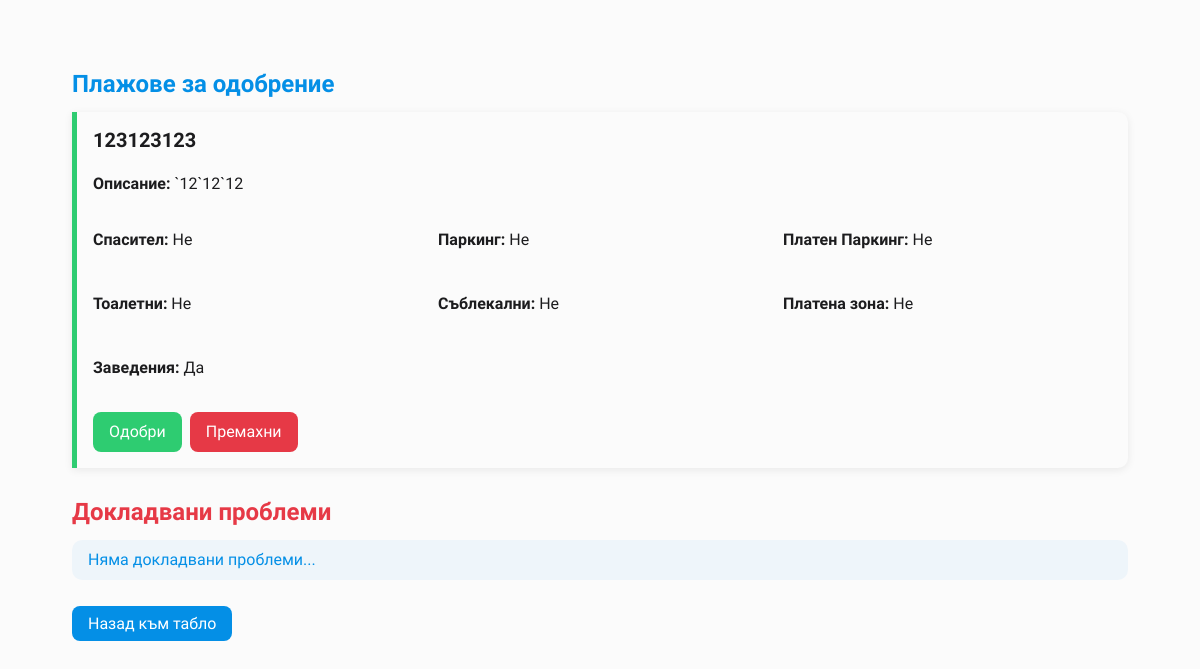
The app's page /moderation/dashboard-mod/ (signed in), older data.
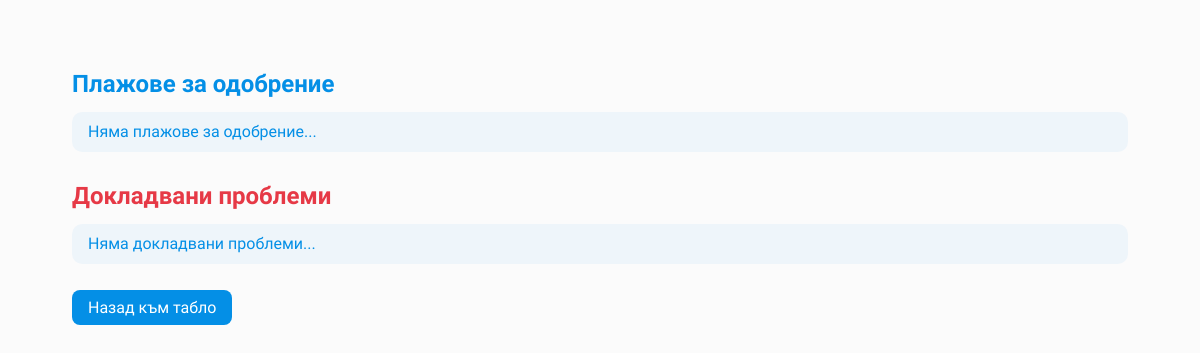
The same page, newer data.
### beaches/models.py (models this page shows, shortened)
class Beach(models.Model):
    has_been_approved = models.BooleanField(default=False)
    approved_date = models.DateTimeField(null=True, blank=True)
    id = models.UUIDField(
        primary_key=True,
        default=uuid.uuid4,
        editable=False
    )
    name = models.CharField(max_length=50)
    description = models.TextField(max_length=250, null=True, blank=True)
    latitude = models.FloatField(null=True, blank=True)
    longitude = models.FloatField(null=True, blank=True)
    rating = models.FloatField(default=default_rating)
    has_lifeguard = models.BooleanField(default=False)
    has_parking = models.BooleanField(default=False)
    has_paid_parking = models.BooleanField(default=False)
    has_toilets = models.BooleanField(default=False)
    has_changing_rooms = models.BooleanField(default=False)
    has_paid_zone = models.BooleanField(default=False)
    has_beach_bar = models.BooleanField(default=False)
    favourites = models.ManyToManyField(User, related_name="favourite_beaches", blank=True)

### beaches/views.py (the view)
# urls.py: path('moderation/dashboard-mod/', views.dashboard_mod, name='dashboard_mod'),
@user_passes_test(is_moderator)
@login_required
def dashboard_mod(request):
    pending_beaches = models.Beach.objects.filter(has_been_approved=False).prefetch_related('beachimage_set')
    reports = models.BeachReport.objects.filter(resolved = False)
    context = {
        'pending': pending_beaches,
        'reports': reports
    }
    return render(request, 'app/moderator/dashboard_mod.html', context)

### beaches/views.py (called while the page is built)
def is_moderator(user):
    return user.is_staff

### beaches/templates/app/moderator/dashboard_mod.html (shortened to what this page needs)
{% load static %}
<!DOCTYPE html>
<html lang="bg">
<head>
    <link rel="stylesheet" href="{% static 'dashboard_mod.css' %}">
</head>
<body class="mod-container">
    <h2 class="section-title blue">Плажове за одобрение</h2>
    {% for beach in pending %}
        <div class="mod-card green-border">
            <h3 class="card-title">{{ beach.name }}</h3>
            <p><strong>Описание:</strong> {{ beach.description }}</p>
            <div class="info-grid">
                <p><strong>Спасител:</strong> {{ beach.has_lifeguard|yesno:"Да,Не" }}</p>
                <p><strong>Паркинг:</strong> {{ beach.has_parking|yesno:"Да,Не" }}</p>
                <p><strong>Платен Паркинг:</strong> {{ beach.has_paid_parking|yesno:"Да,Не" }}</p>
                <p><strong>Тоалетни:</strong> {{ beach.has_toilets|yesno:"Да,Не" }}</p>
                <p><strong>Съблекални:</strong> {{ beach.has_changing_rooms|yesno:"Да,Не" }}</p>
                <p><strong>Платена зона:</strong> {{ beach.has_paid_zone|yesno:"Да,Не" }}</p>
                <p><strong>Заведения:</strong> {{ beach.has_beach_bar|yesno:"Да,Не" }}</p>
            </div>
            <div class="actions">
                <a href="{% url 'beach_approve' beach.id %}" class="btn green">Одобри</a>
                <a href="{% url 'beach_delete' beach.id %}" class="btn red">Премахни</a>
            </div>
        </div>
    {% empty %}
        <div class="alert blue">Няма плажове за одобрение...</div>
    {% endfor %}
    <h2 class="section-title red">Докладвани проблеми</h2>
    {% for report in reports %}
        <div class="mod-card red-border">
            <h3 class="card-title red">{{ report.title }}</h3>
            <div class="meta">
                <p>Плаж: <span class="highlight">{{ report.beach.name }}</span></p>
                <p>Потребител: <span class="highlight">{{ report.submitted_by.username }}</span></p>
                <p>Категория: <span class="highlight">{{ report.category }}</span></p>
            </div>
            <div class="beach-images">
                <h4>Снимки:</h4>
                {% for image_instance in report.beach.images.all %}
                    <img src="{{ image_instance.image.url }}" alt="Снимка на плаж {{ beach.name }}">
                {% empty %}
                    <p class="muted">Няма качени снимки.</p>
                {% endfor %}
            </div>
            <p><strong>Описание:</strong><br>
                {% if report.description %}
                    <span class="muted">{{ report.description }}</span>
                {% else %}
                    <span class="muted italic">Няма описание...</span>
                {% endif %}
            </p>
            <div class="actions">
                <a href="{% url 'report_resolve' report.id %}" class="btn green">Разрешено</a>
                <a href="#" class="btn yellow">Прегледай</a>
                <a href="{% url 'report_delete' report.id %}" class="btn red">Изтрии</a>
            </div>
        </div>
    {% empty %}
        <div class="alert blue mb-32">Няма докладвани проблеми...</div>
    {% endfor %}
    <a class="btn blue" href="{% url 'admin:index' %}">Назад към табло</a>
</body>
</html>

### static/dashboard_mod.css (style rules this page uses)
body.mod-container { font-family: 'Onest', sans-serif; background-color: #FBFBFB; color: #1C1C1E; padding: 32px 64px; line-height: 24px; font-size: 16px; }
h1, h2, h3, h4, h5, h6, .section-title, .card-title { font-weight: 600; }
.section-title { font-size: 24px; margin: 32px 0 16px; }
.section-title.blue { color: #048FE6; }
.section-title.red { color: #E63946; }
.alert { padding: 8px 16px; border-radius: 10px; font-size: 16px; background: rgba(4, 143, 230, .05); color: #048FE6; margin-top: 8px; }
.btn { text-decoration: none; color: #fff; padding: 8px 16px; border-radius: 8px; font-size: 16px; font-weight: 500; transition: opacity 0.15s ease-in-out; }
.btn.blue { margin-top: 20px; background: #048FE6; color: white; }
.mb-32 { margin-bottom: 32px; }

Row changes from the older to the newer data that the page shows:
removed Beach: name "123123123", description "`12`12`12", has_lifeguard "Не", has_parking "Не", has_paid_parking "Не", has_toilets "Не", has_changing_rooms "Не", has_paid_zone "Не", has_beach_bar "Да"
Text that changed along with them:
text now shown: "Няма плажове за одобрение..."
